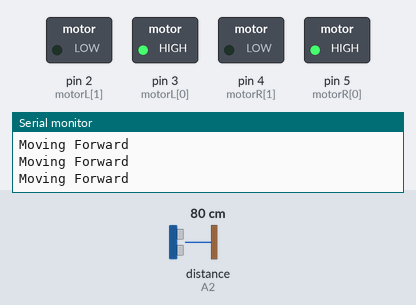
The sketch below on a simulated Arduino Uno, built with avr-gcc and run on an emulated ATmega328P. On the bench: switched loads named in the sketch (green lamp = pin HIGH), the last lines printed to the serial monitor. Wiring (inferred from the names in the program): ultrasonic range finder: trigger A1; echo A2. The test bench sets the inputs (shaded band); at power-on: distance to the obstacle (sensor on A2) 80 cm. The echo pulse lasts 58.3 µs per cm; pins used as bus, display or sensor lines are not drawn.

Above: at 1.2 s.
1.3 s: distance to the obstacle (sensor on A2) set to 25 cm
4.3 s: distance to the obstacle (sensor on A2) set to 19 cm
At 5.5 s:
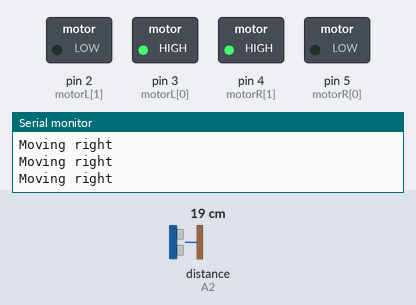
5.8 s: distance to the obstacle (sensor on A2) set to 60 cm
At 7.0 s:
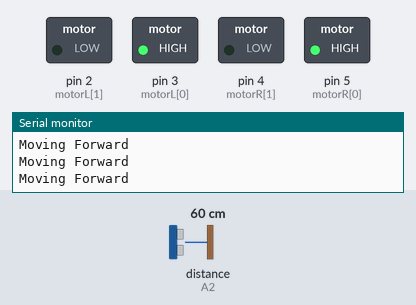
7.3 s: distance to the obstacle (sensor on A2) set to 2 cm
At 8.0 s:
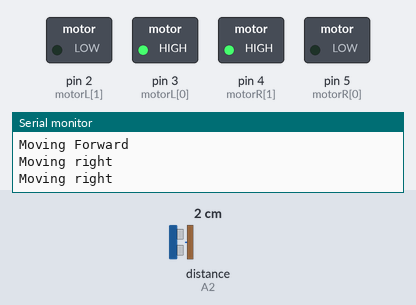
Timing chart, 0 to 9.8 s (numbered marks = the images above; inputs shaded):
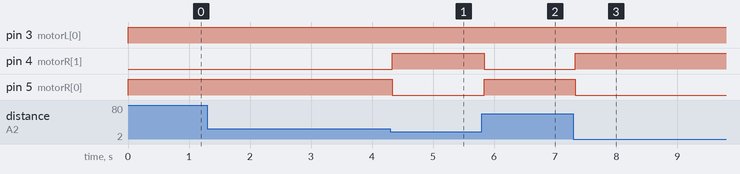

The sketch:

Obstacle_Avoider_bot.ino
```cpp
int motorL[]={3,2};
int motorR[]={5,4};
int vcc = A0;
int trig = A1;
int echo = A2;
int gnd = A3;
int duration;
void setup()
{
    Serial.begin(9600);

    for(int i=0;i<2;i++)
    {   pinMode(motorL[i],OUTPUT);
        pinMode(motorR[i],OUTPUT);
    }
    pinMode (vcc,OUTPUT);
    pinMode (gnd,OUTPUT);
    digitalWrite(vcc,HIGH);
    digitalWrite(gnd,LOW);
    pinMode(echo,INPUT);
    pinMode(trig, OUTPUT);

}
void loop()
{


        digitalWrite(trig, LOW);
        delayMicroseconds(2);
        digitalWrite(trig, HIGH);
        delayMicroseconds(5);
        digitalWrite(trig, LOW);

        duration = pulseIn(echo, HIGH);

          if (duration< 1300)
           { Serial.println("Moving right");
              right();
              delay(500);
           }
           else
           { Serial.println("Moving Forward");
              fwd();
           }

}
void fwd()

{
  digitalWrite(motorR[0],HIGH);
  digitalWrite(motorR[1],LOW);
  digitalWrite(motorL[0],HIGH);
  digitalWrite(motorL[1],LOW);

}
void bck()
{
  digitalWrite(motorR[0],LOW);
  digitalWrite(motorR[1],HIGH);
  digitalWrite(motorL[0],LOW);
  digitalWrite(motorL[1],HIGH);

}
void left()
{
  digitalWrite(motorR[0],HIGH);
  digitalWrite(motorR[1],LOW);
  digitalWrite(motorL[0],LOW);
  digitalWrite(motorL[1],HIGH);

}

void right()
{
  digitalWrite(motorR[0],LOW);
  digitalWrite(motorR[1],HIGH);
  digitalWrite(motorL[0],HIGH);
  digitalWrite(motorL[1],LOW);

}

void nomove()
{
  digitalWrite(motorR[0],LOW);
  digitalWrite(motorR[1],LOW);
  digitalWrite(motorL[0],LOW);
  digitalWrite(motorL[1],LOW);
}
```

Measured:
- the behaviour switches between 23 and 22 cm on distance to the obstacle (sensor on A2) (found by bisection; images 0 and 1)
- after the input at 4.3 s, pin 4 (motorR[1]): LOW → HIGH at once; pin 5 (motorR[0]): HIGH → LOW at once
- after the input at 5.8 s, pin 4 (motorR[1]): HIGH → LOW at once; pin 5 (motorR[0]): LOW → HIGH at once
- after the input at 7.3 s, pin 4 (motorR[1]): LOW → HIGH at once; pin 5 (motorR[0]): HIGH → LOW at once
